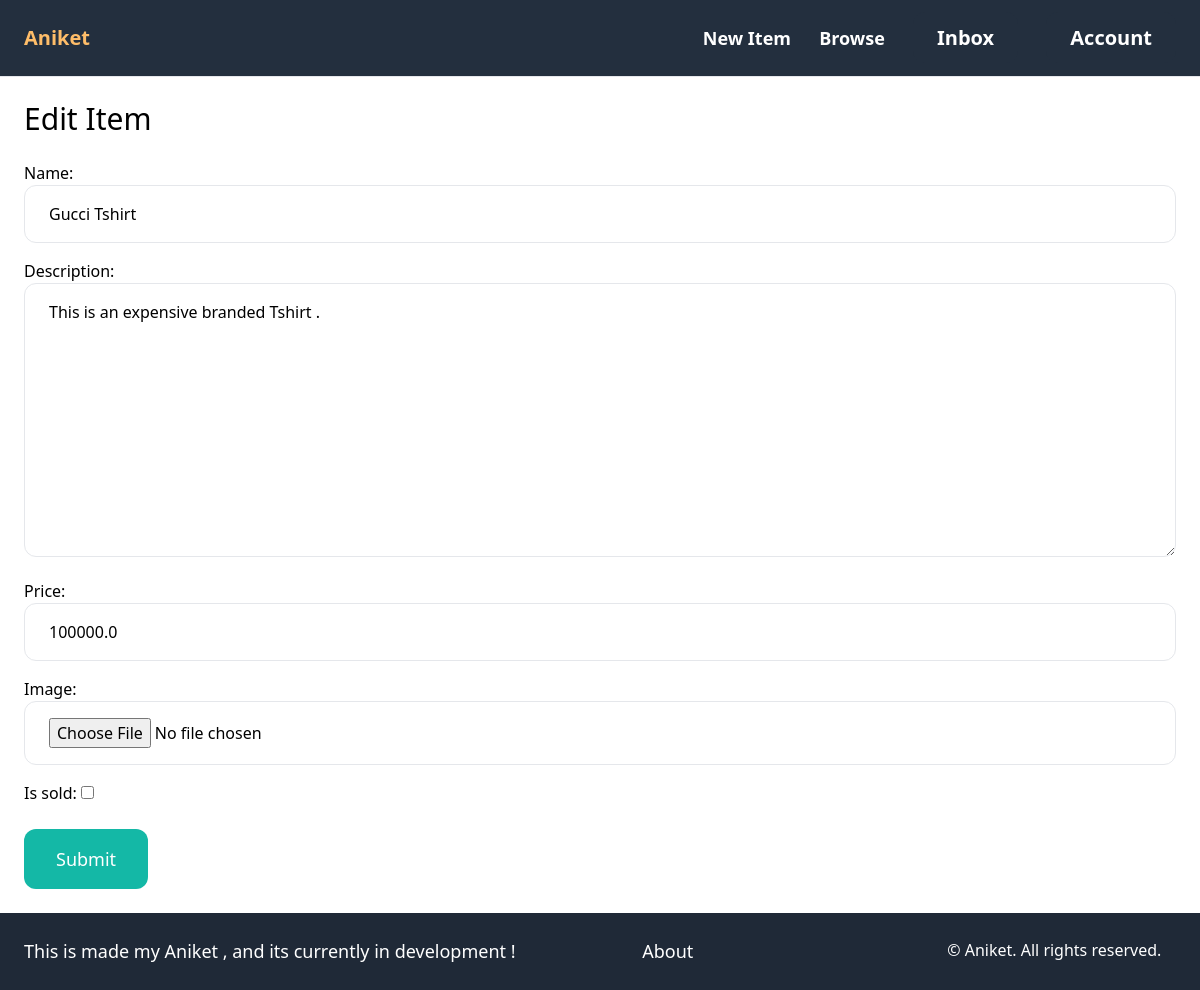
The app's page /items/3/edit/ (signed in) with its own data.
### item/models.py (models this page shows, shortened)
class Item(models.Model):
     category = models.ForeignKey(Category,related_name='items',on_delete=models.CASCADE)
     name = models.CharField(max_length=255)
     description = models.TextField(blank=True)
     price = models.FloatField()
     image = models.ImageField(upload_to='item_images',null=False)
     is_sold = models.BooleanField(default=False)
     created_by = models.ForeignKey(User,related_name='item',on_delete=models.CASCADE)
     created_at = models.DateTimeField(auto_now_add=True)

### item/views.py (the view)
# urls.py: path('<int:pk>/edit/',views.edit,name='edit'),
def edit(request, pk):
    item = get_object_or_404(Item, pk=pk, created_by=request.user)
    if request.method == 'POST':
        form = EditItemForm(request.POST, request.FILES, instance=item)
        if form.is_valid:
            form.save()
            return redirect('item:detail', pk=item.id)
    else:
        form = EditItemForm(instance=item)
        return render(request, 'item/form.html', {
            'form': form,
            'title': 'Edit Item'
        })

### item/forms.py
class EditItemForm(forms.ModelForm):
    class Meta:
        model = Item
        fields = ('name', 'description', 'price', 'image', 'is_sold')
        widgets = {
            'name': forms.TextInput(attrs={
                'class': 'w-full py-4 px-6 rounded-xl border'
            }),
            'description': forms.Textarea(attrs={
                'class': 'w-full py-4 px-6 rounded-xl border'
            }),
            'price': forms.TextInput(attrs={
                'class': 'w-full py-4 px-6 rounded-xl border'
            }),
            'image': forms.FileInput(attrs={
                'class': 'w-full py-4 px-6 rounded-xl border'
            })
        }

### item/templates/item/form.html (shortened to what this page needs)
{% extends 'core/base.html' %}
{%block content %}
<h1 class="mb-6 text-3xl">{{title}}</h1>
<form method="post" action="." enctype="multipart/form-data">
    <div class="space-y-4">
      {{ form.as_p}}
    </div>
<button class="mt-6 py-4 px-8 text-lg bg-teal-500 hover:bg-gray-700 rounded-xl text-white">Submit</button>
</form>
{%endblock%}

### records on screen
Item: name "Gucci Tshirt", description "This is an expensive branded Tshirt .", price "100000.0"

### other values on screen
{{ title }} "Edit Item"
